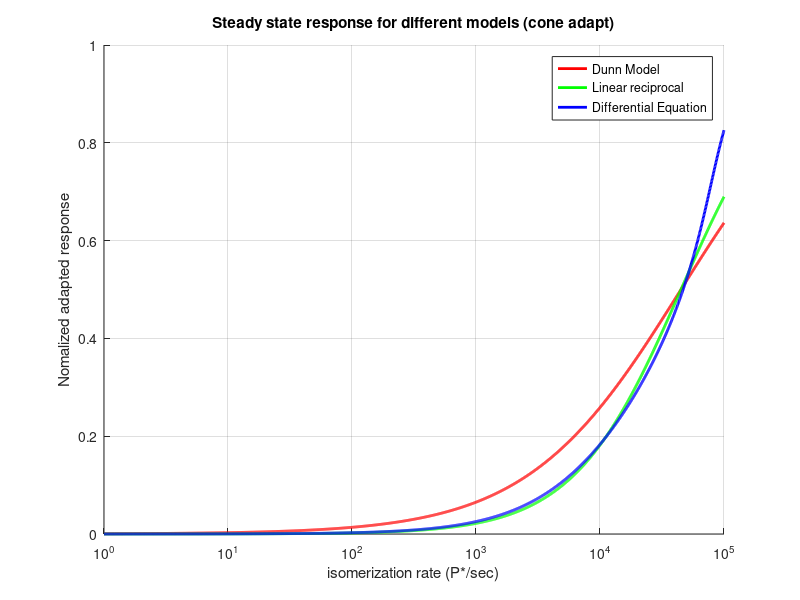
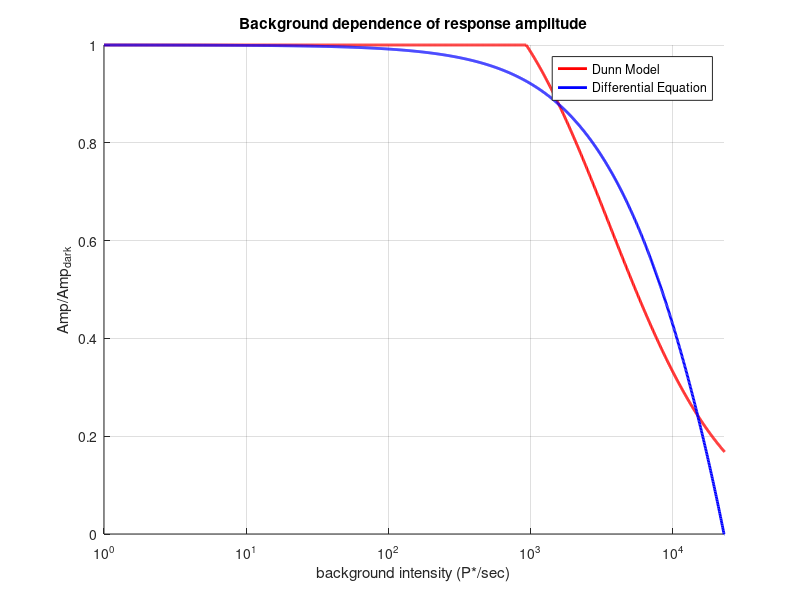

MATLAB code for these plots, in order:
%% v_coneAdaptation
%
%    This script makes comparison between steady state cone adapt
%    computation (see coneAdapt, case 3) and physiological differential
%    equations
%
%  (HJ) ISETBIO TEAM, 2014

%% Init parameters for physiological differential equation
%  These parameters are copied from Fred's script. Sadly, HJ cannot find
%  the original value in the literatures

sigma = 100;        % rhodopsin activity decay rate (1/sec)
phi = 50;			% phosphodiesterase activity decay rate (1/sec)
eta = 100;			% phosphodiesterase activation rate constant (1/sec)
gdark = 35;			% concentration of cGMP in darkness
k = 0.02;       	% constant relating cGMP to current
cdark = 0.5;		% dark calcium concentration
beta = 50;			% rate constant for calcium removal in 1/sec
betaSlow = 2;
n = 4;  			% cooperativity, hill coef
kGc = 0.35;         % hill affinity
h = 3;

q    = 2 * beta * cdark / (k * gdark^h);  % get q using steady state
smax = eta/phi * gdark * (1 + (cdark / kGc)^n);

%% Comparison of steady state response
%  The stimulus used here is static stimulus. We compare the normalized
%  cone absorption response computed by physiological differential
%  equations and Felice A. Dunn et al. model for isomerization rate between
%  1 and 1e5 R*/sec.

%  Compute steady state response for Felice A. Dunn model
rRange  = logspace(0, 5, 2000);
rFelice = 1./ (1 + (45000./ rRange).^0.7);

%  Compute steady state response for physiological differential equations
rPDE = zeros(length(rRange), 1);
for ii = 1 : length(rRange)
    r = rRange(ii);
    fx = @(x) abs(x - k*beta*cdark*smax^h * phi^h /(r/sigma + eta)^h ...
                / (beta*cdark + q*x)/(1 + (q*x/beta/kGc)^n)^h);
    rPDE(ii) = fminbnd(fx, 0, 1000);
end

%  Plot
figure; hold on; grid on;
plot(rRange, rFelice, 'r', 'lineWidth', 2);
plot(rRange, 1./(1+45000./rRange), 'g', 'lineWidth', 2);
plot(rRange, (1 - rPDE/max(rPDE)), 'b', 'lineWidth', 2);
xlabel('isomerization rate (P*/sec)');
ylabel('Nomalized adapted response');
set(gca, 'xscale', 'log');
legend('Dunn Model', 'Linear reciprocal', 'Differential Equation');
title('Steady state response for different models (cone adapt)');

%% Peak ratio of dark adapted and steady state stimulus
%  This computes the ratio of peaks of 1) step stimulus 2) steady state
%  stimulus
%  This part tries to replicate figure 1b (or 2f) for paper:
%       Felice A. Dunn, et al. Light adaptation in cone vision involves
%       switching between receptor and post-receptor sites, 
%       doi:10.1038/nature06150

%  Compute ratio by Dunn's model
ampRatioFelice = (100 + 1.3 * rRange)./(100+rRange)./(0.00029*rRange + 1);
ampRatioFelice(ampRatioFelice > 1) = 1;

% Compute ratio by psysiological differential equations
% init parameters
dt      = 0.001;  % discretize time step - 1 ms
numPts  = 2000;   % total simulation time

opsin   = repmat(rRange/sigma, [numPts 1]);
PDE     = (opsin + eta) / phi;
Ca      = repmat(rPDE'*q/beta, [numPts, 1]);
Ca_slow = Ca;
st      = smax ./ (1 + (Ca / kGc).^n);
cGMP    = st * phi ./ (opsin + eta);

% simulate differential equations
stimulus = 23000;
for ii = 2 : numPts
    opsin(ii, :) = opsin(ii-1, :) + dt*(stimulus - sigma * opsin(ii-1,:));
	PDE(ii, :) = PDE(ii-1, :) + dt * (opsin(ii-1, :)+eta-phi*PDE(ii-1, :));
	Ca(ii, :)  = Ca(ii-1, :) + dt * (q * k * cGMP(ii-1, :).^h ./ ...
                    (1 + Ca_slow(ii-1, :)/cdark) - beta * Ca(ii-1, :));
	Ca_slow(ii, :) = Ca_slow(ii-1, :) - ...
                        dt * betaSlow * (Ca_slow(ii-1, :) - Ca(ii-1, :));
	st(ii, :) = smax ./ (1 + (Ca(ii, :) / kGc).^n);
	cGMP(ii, :) = cGMP(ii-1, :) + ...
                        dt * (st(ii-1, :) - PDE(ii-1, :) .* cGMP(ii-1, :));
end

% compute current
cur = k * cGMP.^h ./ (1 + Ca_slow / cdark);

% compute ampRatio
ampRatioPDE = (rPDE' - min(cur)) ./ (beta*cdark/q - min(cur(:,1)));

% Plot
figure; hold on; grid on;
plot(rRange, ampRatioFelice, 'r', 'lineWidth', 2);
plot(rRange, ampRatioPDE, 'b', 'lineWidth', 2);
set(gca, 'xScale', 'log');
xlim([1 stimulus]); ylim([0 1]);
xlabel('background intensity (P*/sec)');
ylabel('Amp/Amp_{dark}');
legend('Dunn Model', 'Differential Equation');
title('Background dependence of response amplitude');